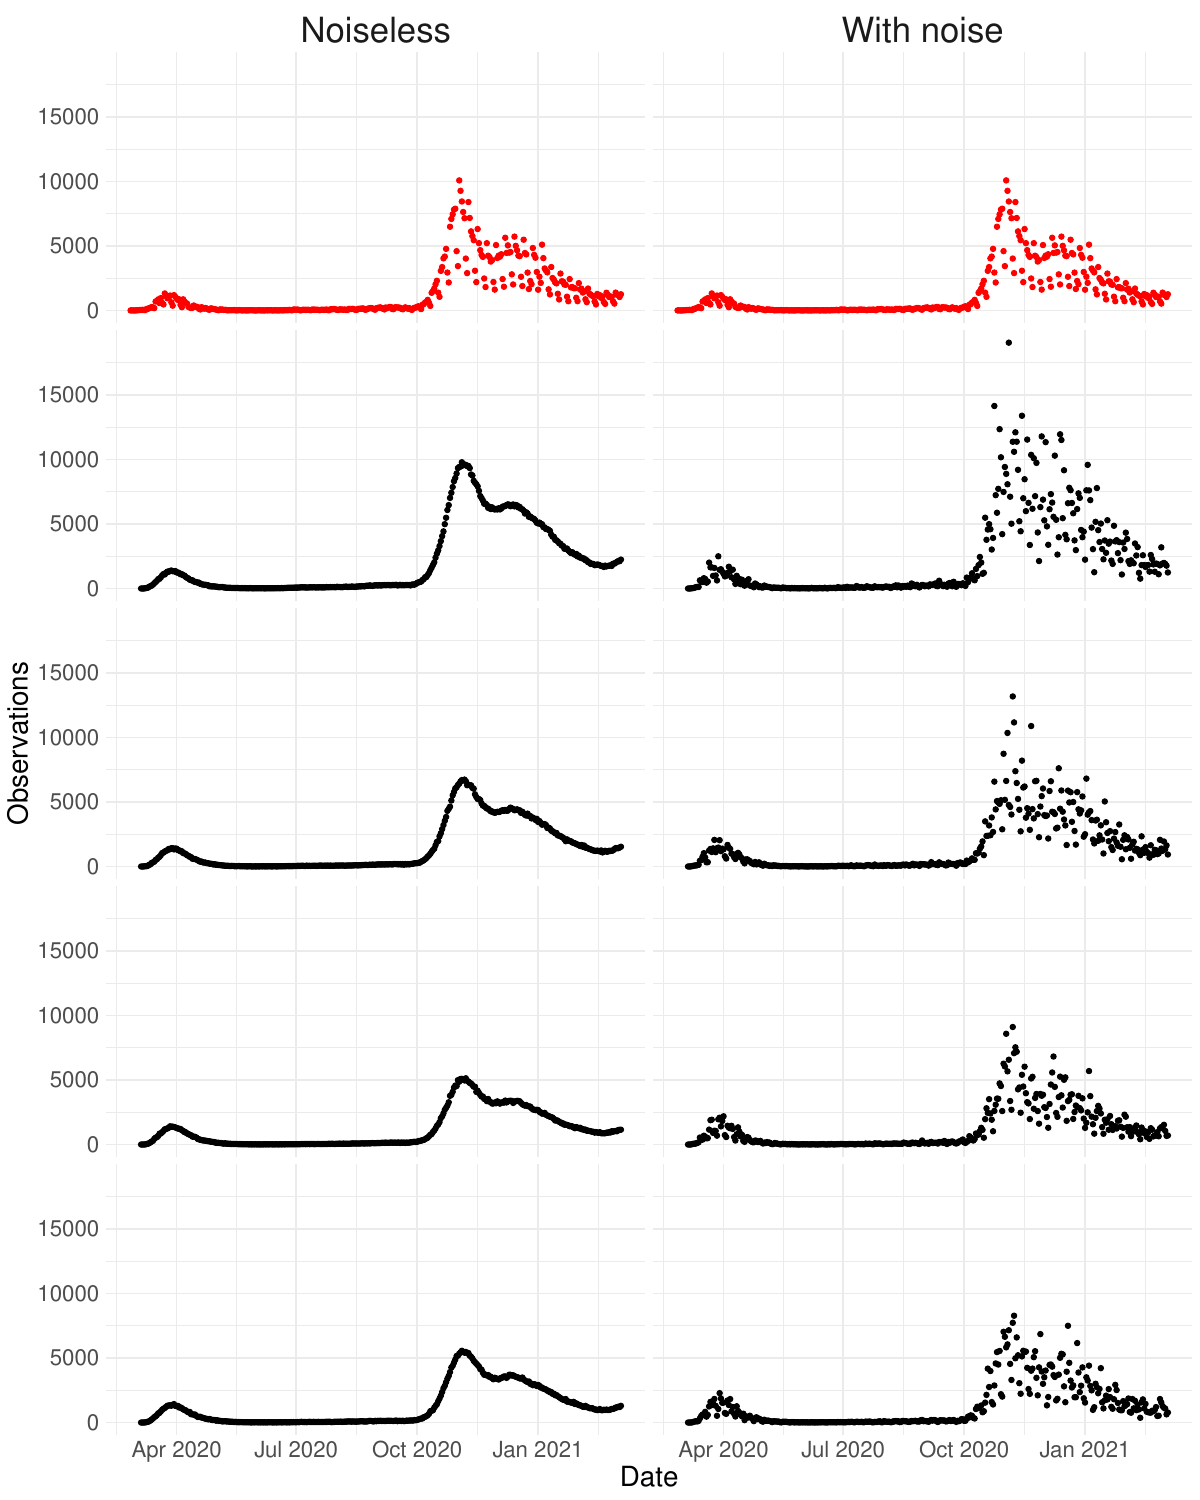

This chart was generated by the following R code:
source('LoadPackagesAndFunctions.R')
source('S17/Get_setting_func.R')

#####
country_val <- 'CHE'
Region <- "CHE"
dataType = 'Confirmed cases'
dateType <- 'report'

### Get R_est, noise model and init_infection_vec based on real data
set.seed(111)

noise_model_type = "CHE_confirmed_21_21"
R_true_type="smooth"

setting_list <- Get_setting_func(dataType, dateType, country_val, Region, R_true_type, noise_model_type, 
                                 smooth_para_resi=21, smooth_para_deConv=21, n_boot=100)
R_est <- setting_list$R_est
fitted_noise_model <- setting_list$fitted_noise_model
init_infection_vec <- setting_list$init_infection_vec
data_obs <- setting_list$data_obs

noise=list('fitted_noise_model'=fitted_noise_model)

#####
RealData_plot <- ggplot() + geom_point(data=data_obs, aes(x=date, y=value)) +
  labs(x = 'date', y = 'observation from real data') +
  ylim(c(0, max(data_obs[,2])*3))

#############################################################
####### simulated data
IncubationParams <- getGammaParams(meanParam = 5.3, sdParam = 3.2)
if(dataType == 'Confirmed cases') {OnsetToCountParams = getGammaParams(5.5, 3.8)}

list_noiseless <- list_noise <- plot_noiseless <- plot_noise <- list()
for (i in 1:4) {
  print(i)
  simulation <- Para_model_func(R_hat = R_est$value,
                                R_dates = R_est$date,
                                Obs_dates = data_obs$date,
                                IncubationParams, OnsetToCountParams,
                                noise,
                                init_infection = init_infection_vec)
  list_noise[[i]] <- simulation[,c(5,3)]
  list_noiseless[[i]] <- simulation[,c(5,4)]
  
  plot_noiseless[[i]] <- ggplot() + geom_point(data=list_noiseless[[i]], aes(x=date, y=Observations_noiseless)) +
    labs(x = 'date', y = 'simulated noiseless observation') +
    ylim(c(0, max(data_obs[,2])*3))
  
  plot_noise[[i]] <- ggplot() + geom_point(data=list_noise[[i]], aes(x=date, y=observations)) +
    labs(x = 'date', y = 'simulated observation') +
    ylim(c(0, max(data_obs[,2])*3))
}

library(ggpubr)

comb_noiseless <- ggarrange(RealData_plot, plot_noiseless[[1]], plot_noiseless[[2]], 
                            plot_noiseless[[3]],  plot_noiseless[[4]], 
                         ncol = 5, nrow = 1)
comb_noiseless <- annotate_figure(comb_noiseless, top = text_grob("Simulated noiseless observations"))
comb_noise <- ggarrange(RealData_plot, plot_noise[[1]], plot_noise[[2]], 
                        plot_noise[[3]], plot_noise[[4]], 
                         ncol = 5, nrow = 1)
comb_noise <- annotate_figure(comb_noise, top = text_grob("Simulated observation"))

Comb_simu_plot <-  ggarrange(comb_noiseless, comb_noise,
                             ncol = 2, nrow = 1)
Comb_simu_plot

ggsave("S17/SimulatedData.png", plot=Comb_simu_plot, width = 15, height = 8)

##############################
# Redo figure
noise_df = bind_rows(list_noise, .id = 'rep') %>%
  rename(value = observations)
noiseless_df = bind_rows(list_noiseless, .id = 'rep') %>%
  rename(value = Observations_noiseless)

raw_df <- data_obs %>%
  mutate(rep = '0')

full_df <- bind_rows(raw_df, raw_df, noise_df, noiseless_df, .id = 'data_type') %>%
  mutate(data_type = case_when(
    data_type %in% c('1', '3') ~ 'With noise',
    data_type %in% c('2', '4') ~ 'Noiseless'),
    col = ifelse(rep == 0, 'data', 'simulation'))

ggplot(full_df) + 
  geom_point(aes(x=date, y=value, colour = col), show.legend = F) +
  labs(x = 'Date', y = 'Observations') +
  scale_color_manual(values = c('red', 'black')) +
  facet_grid(rows = vars(rep), cols = vars(data_type)) + 
  theme_minimal() +
  theme(strip.text.y = element_blank(),
        text = element_text(size = 20),
        strip.text.x = element_text(size = 25))

ggsave("S17/SimulatedData.pdf", height = 15, width = 12)

